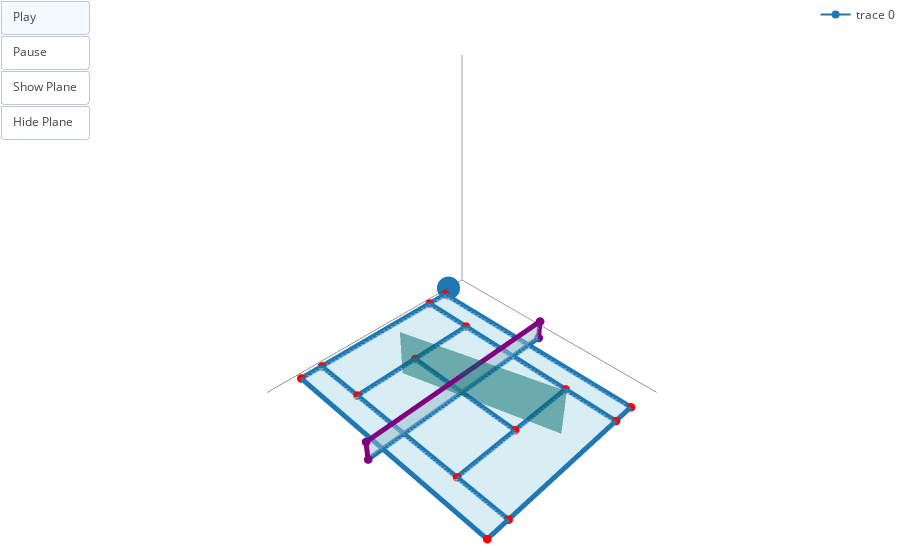

Write notebook code for a chart like this one.
### Code cell
pts = [go.Scatter3d(x=[1], y=[1], z=[1])]
for line in warp_lines:
    pts.append(go.Scatter3d(x=[line[0][0], line[1][0]], y=[line[0][1], line[1][1]], z=[0,0], marker=dict(
                size=3,
                color='red',
                colorscale='#1f77b4',
            ),
            line=dict(
                color='#1f77b4',
                width=10
            ),
            showlegend=False,
            hoverinfo='none'
        )
    )
    
for post in (left_net_post, right_net_post):
    pts.append(go.Scatter3d(x=[post[0],post[0]], y=[post[1], post[1]], z=[0,post[2]],
                    line=dict(
                        color='purple',
                        width=10
                    ),
                   marker=dict(
                        size=3,
                        color='purple',
                        colorscale='Viridis',
                    ),
                    showlegend=False
                 )
              )
    
pts.append(go.Scatter3d(x=[left_net_post[0],right_net_post[0]], 
                        y=[left_net_post[1], right_net_post[1]], 
                        z=[left_net_post[2],right_net_post[2]],
                line=dict(
                    color='purple',
                    width=10
                ),
               marker=dict(
                    size=3,
                    color='purple',
                    colorscale='Viridis',
                ),
                showlegend=False
             )
          )
    
pts.append(go.Mesh3d(
        x=[x0, x0+total_width, x0, x0+total_width],
        y=[y0,y0, y0+total_len, y0+total_len],
        z=[0,0,0,0],
    showlegend=False,
    showscale=False,
    opacity=0.5,
    color='lightblue'#[x0, x0+total_width, x0, x0+total_width]
    ))

pts.append(go.Mesh3d(
        x=[left_net_post[0], right_net_post[0], left_net_post[0], right_net_post[0]],
        y=[left_net_post[1], right_net_post[1], left_net_post[1]+1, right_net_post[1]+1],
        z=[0,0,left_net_post[2],right_net_post[2]],
#     showlegend=False,
#     showscale=False,
    opacity=0.5,
    color='lightblue'
    ))

pts.append(go.Mesh3d(
    x=[fitX[0], fitX[0], fitX[-1], fitX[-1]],
    y=[fitY[0], fitY[0]+1, fitY[-1], fitY[-1]+1],
    z=[0,100,0,100],
    color='teal',
    opacity=.5
    )
)

visible =  [True for x in pts]
not_visible = [True for x in pts]
not_visible[-1] = False


layout = go.Layout(
    margin=dict(l=0,r=0,b=0,t=0),
    scene=dict(
        xaxis=dict(
            showgrid=False,
            zeroline=False,
            showline=False,
            range=[-50,total_width+100],
            showaxeslabels=False,
            showticklabels=False,
            title=''
        ),
        yaxis=dict(
            range=[0,total_len+50],
            showgrid=False,
    #         zeroline=False,
            showline=False,
            showaxeslabels=False,
            showticklabels=False,
            title=''
        ),
        zaxis=dict(
        range=[-.1, 500],
            showgrid=False,
    #         zeroline=False,
            showline=False,
            showaxeslabels=False,
            showticklabels=False,
            title=''
    )),
           updatemenus= [{'type': 'buttons',
                           'buttons': [
                                {
                                    'args': [None, {'frame': {'duration': 500, 'redraw': False},
                                             'fromcurrent': True, 'transition': {'duration': 300, 'easing': 'quadratic-in-out'}}],
                                    'label': 'Play',
                                    'method': 'animate'
                                },
                                {
                                    'args': [[None], {'frame': {'duration': 0, 'redraw': False}, 'mode': 'immediate',
                                    'transition': {'duration': 0}}],
                                    'label': 'Pause',
                                    'method': 'animate'
                                },
                               {
                                   'args':[{'visible':visible}],
                                   'label' : 'Show Plane',
                                   'method': 'update'
                               },
                               {
                                   'args':[{'visible':not_visible }],
                                   'label' : 'Hide Plane',
                                   'method': 'update'
                               }
                               
                               
                            
                            ],
                         }]
)


               
frames=[dict(data=[dict(x=fitX[:k], 
                        y=fitY[:k],
                        z=fitZ[:k],
                        type='scatter3d', 
                        marker=dict(
                            color='gold', 
                            size=5
                        ),
                       line={'width':3, 'color':'gold'})
                  ]) for k in range(len(fitX))]   

fig = go.Figure(data=pts, layout=layout, frames=frames)
iplot(fig)

### Figure 1 — Plotly figure (JSON) as saved in the notebook; plotly's stock layout.template omitted (floating-point values rounded to 4 significant figures)
{"data": [{"type": "scatter3d", "x": [1], "y": [1], "z": [1]}, {"hoverinfo": "none", "line": {"color": "#1f77b4", "width": 10}, "marker": {"color": "red", "colorscale": "#1f77b4", "size": 3}, "showlegend": false, "type": "scatter3d", "x": [25, 25], "y": [25, 961], "z": [0, 0]}, {"hoverinfo": "none", "line": {"color": "#1f77b4", "width": 10}, "marker": {"color": "red", "colorscale": "#1f77b4", "size": 3}, "showlegend": false, "type": "scatter3d", "x": [457, 457], "y": [25, 961], "z": [0, 0]}, {"hoverinfo": "none", "line": {"color": "#1f77b4", "width": 10}, "marker": {"color": "red", "colorscale": "#1f77b4", "size": 3}, "showlegend": false, "type": "scatter3d", "x": [25, 457], "y": [25, 25], "z": [0, 0]}, {"hoverinfo": "none", "line": {"color": "#1f77b4", "width": 10}, "marker": {"color": "red", "colorscale": "#1f77b4", "size": 3}, "showlegend": false, "type": "scatter3d", "x": [25, 457], "y": [961, 961], "z": [0, 0]}, {"hoverinfo": "none", "line": {"color": "#1f77b4", "width": 10}, "marker": {"color": "red", "colorscale": "#1f77b4", "size": 3}, "showlegend": false, "type": "scatter3d", "x": [79, 79], "y": [25, 961], "z": [0, 0]}, {"hoverinfo": "none", "line": {"color": "#1f77b4", "width": 10}, "marker": {"color": "red", "colorscale": "#1f77b4", "size": 3}, "showlegend": false, "type": "scatter3d", "x": [403, 403], "y": [25, 961], "z": [0, 0]}, {"hoverinfo": "none", "line": {"color": "#1f77b4", "width": 10}, "marker": {"color": "red", "colorscale": "#1f77b4", "size": 3}, "showlegend": false, "type": "scatter3d", "x": [79, 403], "y": [241, 241], "z": [0, 0]}, {"hoverinfo": "none", "line": {"color": "#1f77b4", "width": 10}, "marker": {"color": "red", "colorscale": "#1f77b4", "size": 3}, "showlegend": false, "type": "scatter3d", "x": [79, 403], "y": [745, 745], "z": [0, 0]}, {"hoverinfo": "none", "line": {"color": "#1f77b4", "width": 10}, "marker": {"color": "red", "colorscale": "#1f77b4", "size": 3}, "showlegend": false, "type": "scatter3d", "x": [241, 241], "y": [241, 745], "z": [0, 0]}, {"hoverinfo": "none", "line": {"color": "#1f77b4", "width": 10}, "marker": {"color": "red", "colorscale": "#1f77b4", "size": 3}, "showlegend": false, "type": "scatter3d", "x": [-11, 493], "y": [493, 493], "z": [0, 0]}, {"line": {"color": "purple", "width": 10}, "marker": {"color": "purple", "colorscale": "Viridis", "size": 3}, "showlegend": false, "type": "scatter3d", "x": [-11, -11], "y": [493, 493], "z": [0, 42]}, {"line": {"color": "purple", "width": 10}, "marker": {"color": "purple", "colorscale": "Viridis", "size": 3}, "showlegend": false, "type": "scatter3d", "x": [493, 493], "y": [493, 493], "z": [0, 42]}, {"line": {"color": "purple", "width": 10}, "marker": {"color": "purple", "colorscale": "Viridis", "size": 3}, "showlegend": false, "type": "scatter3d", "x": [-11, 493], "y": [493, 493], "z": [42, 42]}, {"color": "lightblue", "opacity": 0.5, "showlegend": false, "showscale": false, "type": "mesh3d", "x": [25, 457, 25, 457], "y": [25, 25, 961, 961], "z": [0, 0, 0, 0]}, {"color": "lightblue", "opacity": 0.5, "type": "mesh3d", "x": [-11, 493, -11, 493], "y": [493, 493, 494, 494], "z": [0, 0, 42, 42]}, {"color": "teal", "opacity": 0.5, "type": "mesh3d", "x": [183.1, 183.1, 290.9, 290.9], "y": [864.6, 865.6, 266.5, 267.5], "z": [0, 100, 0, 100]}], "layout": {"margin": {"b": 0, "l": 0, "r": 0, "t": 0}, "scene": {"xaxis": {"range": [-50, 532], "showaxeslabels": false, "showgrid": false, "showline": false, "showticklabels": false, "title": "", "zeroline": false}, "yaxis": {"range": [0, 986], "showaxeslabels": false, "showgrid": false, "showline": false, "showticklabels": false, "title": ""}, "zaxis": {"range": [-0.1, 500], "showaxeslabels": false, "showgrid": false, "showline": false, "showticklabels": false, "title": ""}}, "updatemenus": [{"buttons": [{"args": [null, {"frame": {"duration": 500, "redraw": false}, "fromcurrent": true, "transition": {"duration": 300, "easing": "quadratic-in-out"}}], "label": "Play", "method": "animate"}, {"args": [[null], {"frame": {"duration": 0, "redraw": false}, "mode": "immediate", "transition": {"duration": 0}}], "label": "Pause", "method": "animate"}, {"args": [{"visible": [true, true, true, true, true, true, true, true, true, true, true, true, true, true, true, true, true]}], "label": "Show Plane", "method": "update"}, {"args": [{"visible": [true, true, true, true, true, true, true, true, true, true, true, true, true, true, true, true, false]}], "label": "Hide Plane", "method": "update"}], "type": "buttons"}]}}
